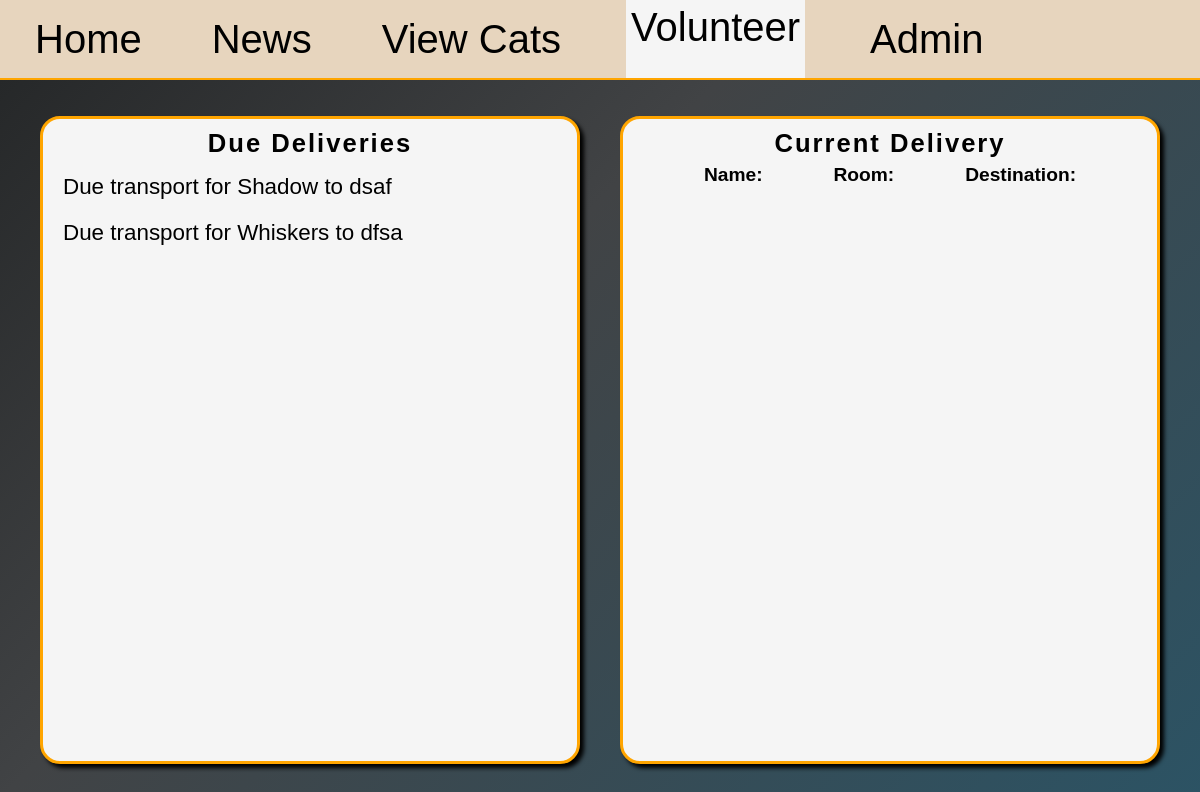
Screenshot of /is_volunteer/1/0 with the database file from the repository.
### db_management.py (models this page shows)
class AdoptionFormReview(db.Model):
    id = db.Column(db.Integer, primary_key=True)
    status = db.Column(db.String(30), nullable=False)
    reason = db.Column(db.String(30))
    form_id = db.Column(
        db.Integer,
        db.ForeignKey("adoption_form.id"),
        unique=True,
        nullable=False,
    )

class Cat(db.Model):
    id = db.Column(db.Integer, primary_key=True)
    name = db.Column(db.String(25), nullable=False)
    bio = db.Column(db.String(100), nullable=False)
    age = db.Column(db.Integer, nullable=False)
    gender = db.Column(db.String(1), nullable=False)
    image = db.Column(db.String(100))
    room = db.Column(db.String(2))
    adopted = db.Column(db.Boolean, nullable=False, default=False)
    forms = db.relationship("AdoptionForm", backref="cat", lazy=True)
    transport = db.relationship(
        "CatTransport", backref="cat", lazy=True, uselist=False
    )

class AdoptionForm(db.Model):
    id = db.Column(db.Integer, primary_key=True)
    address = db.Column(db.String(30), nullable=False)
    other_pets = db.Column(db.Integer, nullable=False)
    reason = db.Column(db.String(100), nullable=False)
    cat_id = db.Column(db.Integer, db.ForeignKey("cat.id"), nullable=False)
    user_id = db.Column(db.Integer, db.ForeignKey("user.id"), nullable=False)
    review = db.relationship(
        "AdoptionFormReview", backref="form", uselist=False
    )

### main.py (the view)
@app.route("/is_volunteer/<int:id>/<int:clicked_id>")
def is_volunteer(id, clicked_id):
    user = User.query.get(id)
    adoption_reviews = AdoptionFormReview.query.filter(
        AdoptionFormReview.status != "Declined"
    ).all()
    clicked_form = AdoptionForm.query.get(clicked_id)
    for review in adoption_reviews:
        if (
            review.form.cat.transport
            and review.status != "Cat Delivered"
            and review.form.cat.transport.user_id == id
        ):
            adoption_form_id = review.form.id
            cat_id = review.form.cat.id
            return render_template(
                "is_volunteer.html",
                user=user,
                reviews=adoption_reviews,
                user_transport="True",
                cat_id=cat_id,
                form_id=adoption_form_id,
                clicked_form=False,
            )
        elif review.form.cat.transport and review.status != "Cat Delivered":
            adoption_reviews.pop(adoption_reviews.index(review))
    return render_template(
        "is_volunteer.html",
        user=user,
        reviews=adoption_reviews,
        user_transport="False",
        cat_id=0,
        form_id=0,
        clicked_form=clicked_form,
    )

### templates/is_volunteer.html (shortened to what this page needs)
{% extends "base.html" %} {% block style %}
<link
	rel="stylesheet"
	href="{{ url_for('static', filename='is_volunteer.css') }}"
/>
<link
	rel="stylesheet"
	href="https://cdnjs.cloudflare.com/ajax/libs/font-awesome/6.5.0/css/all.min.css"
/>
{% endblock %} {% block content %}
<main
	id="{{ user.id }}"
	data-clicked="{{ clicked_form.id }}"
	data-cat="{{ cat_id }}"
	data-transport="{{ user_transport }}"
	data-form="{{ form_id }}"
>
	<section id="deliveries-section">
		<h2>Due Deliveries</h2>
		{% for review in reviews %} {% if review.status != "Cat Delivered" %}
		<div class="cat-delivery-div">
			<p id="{{ review.form.id }}" class="cat-delivery">
				Due transport for {{ review.form.cat.name }} to {{
				review.form.address }}
			</p>
		</div>
		{% endif %} {% endfor %}
	</section>
	<section id="stages-section">
		<h2>Current Delivery</h2>
		<div id="cat-info">
			<h3 id="cat-name">Name:</h3>
			<h3 id="cat-room">Room:</h3>
			<h3 id="cat-destination">Destination:</h3>
		</div>
	</section>
</main>
{% endblock %}

### static/styles.css (style rules this page uses)
* { margin: 0; padding: 0; box-sizing: border-box; font-family: Arial, Helvetica, sans-serif; }
html, body { width: 100vw; height: 100vh; font-size: 16px; }
body { background: linear-gradient(135deg, #232526 0%, #414345 40%, #2c5364 100%); background-repeat: no-repeat; background-size: 100% 100%; background-attachment: fixed; }

### static/is_volunteer.css (style rules this page uses)
main { display: flex; align-items: center; justify-content: space-evenly; height: 90%; width: 100%; }
section { width: 45%; height: 90%; display: flex; flex-direction: column; align-items: center; background-color: whitesmoke; border: 3px solid orange; border-radius: 20px; padding: 10px; box-shadow: 4px 4px 4px black; transition: 0.3s ease-in-out; overflow-y: auto; position: relative; }
h2 { font-size: 1.6rem; letter-spacing: 2px; margin-bottom: 6px; }
h3 { font-size: 1.2rem; }
.cat-delivery-div { width: 100%; padding: 10px; font-size: 1.4rem; border-radius: 10px; display: flex; align-items: center; }
#cat-info { width: 100%; display: flex; align-items: center; justify-content: space-evenly; }

### rows the page displays
AdoptionFormReview: form.cat.name "Shadow", form.address "dsaf"
AdoptionFormReview: form.cat.name "Whiskers", form.address "dfsa"
